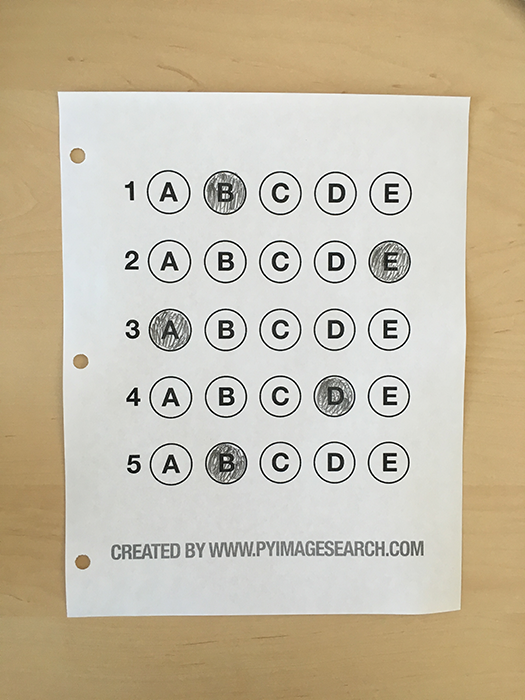
#> input picture test_05.png, 525 x 700 px
$ python rotation.py --image test_05.png
#> lines starting #> are read from the running program, lines starting #| are printed output that depends on the picture
import numpy as np
import argparse
import imutils
import cv2


ap=argparse.ArgumentParser()
ap.add_argument('-i','--image', required=True, help='path of file')
args=vars(ap.parse_args())


image=cv2.imread(args['image'])
#> image is the input picture: shape (700, 525, 3); mean B, G, R 166.9, 188.3, 198.8


# loop over the rotation angles again, this time ensuring
# no part of the image is cut off
for angle in np.arange(0, 360, 15):
	rotated = imutils.rotate_bound(image, angle)
	cv2.imshow("Rotated (Correct)", rotated)
	cv2.waitKey(0)
#> this loop made 24 passes
#> pass 2, `rotated = imutils.rotate_bound(image, angle)`:
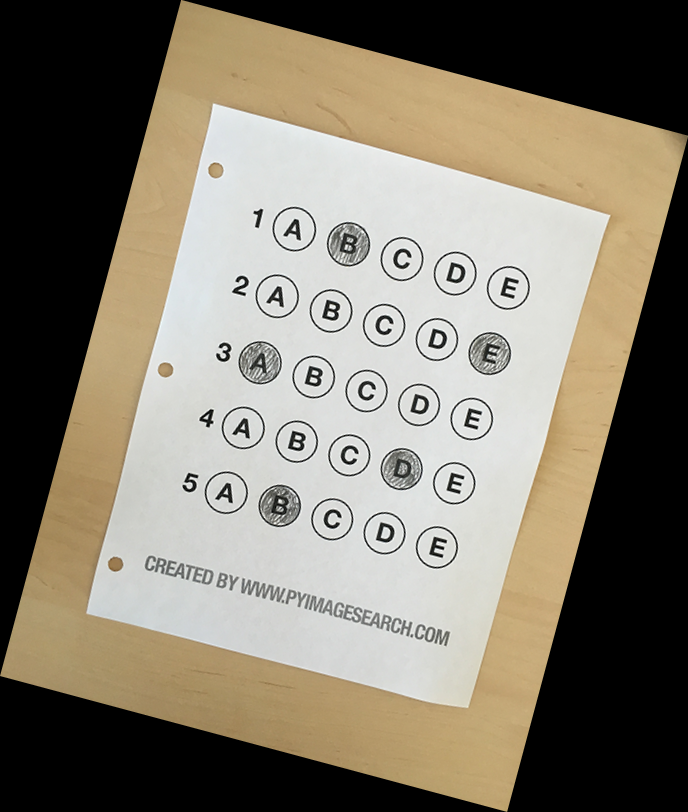
#> rotated: shape (812, 688, 3); mean B, G, R 109.8, 123.9, 130.8
#> pass 3, `rotated = imutils.rotate_bound(image, angle)`:
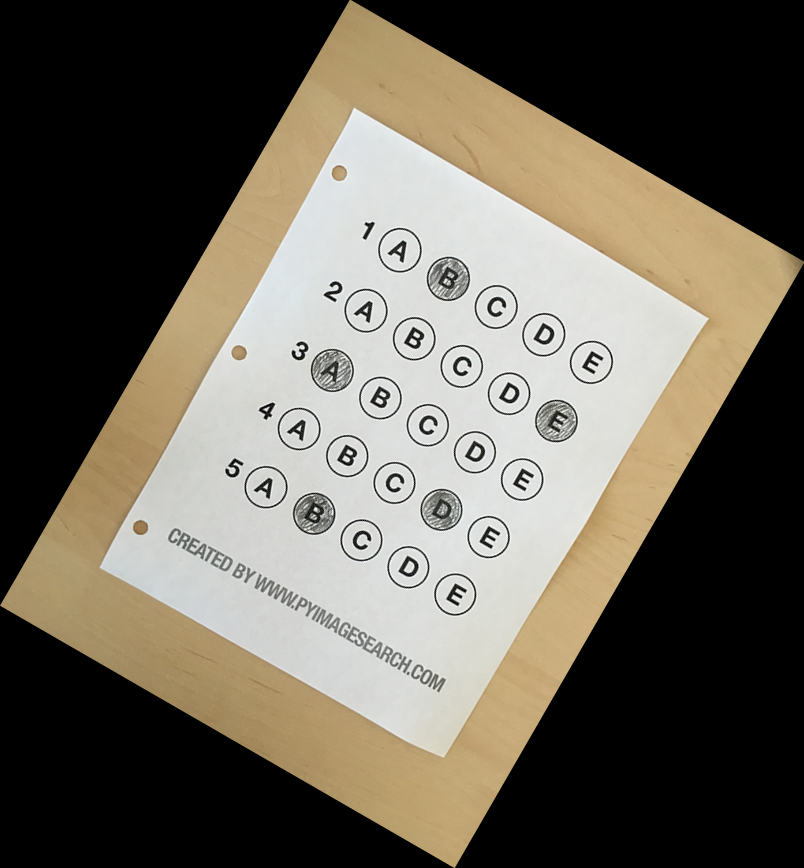
#> rotated: shape (868, 804, 3); mean B, G, R 87.9, 99.2, 104.7
